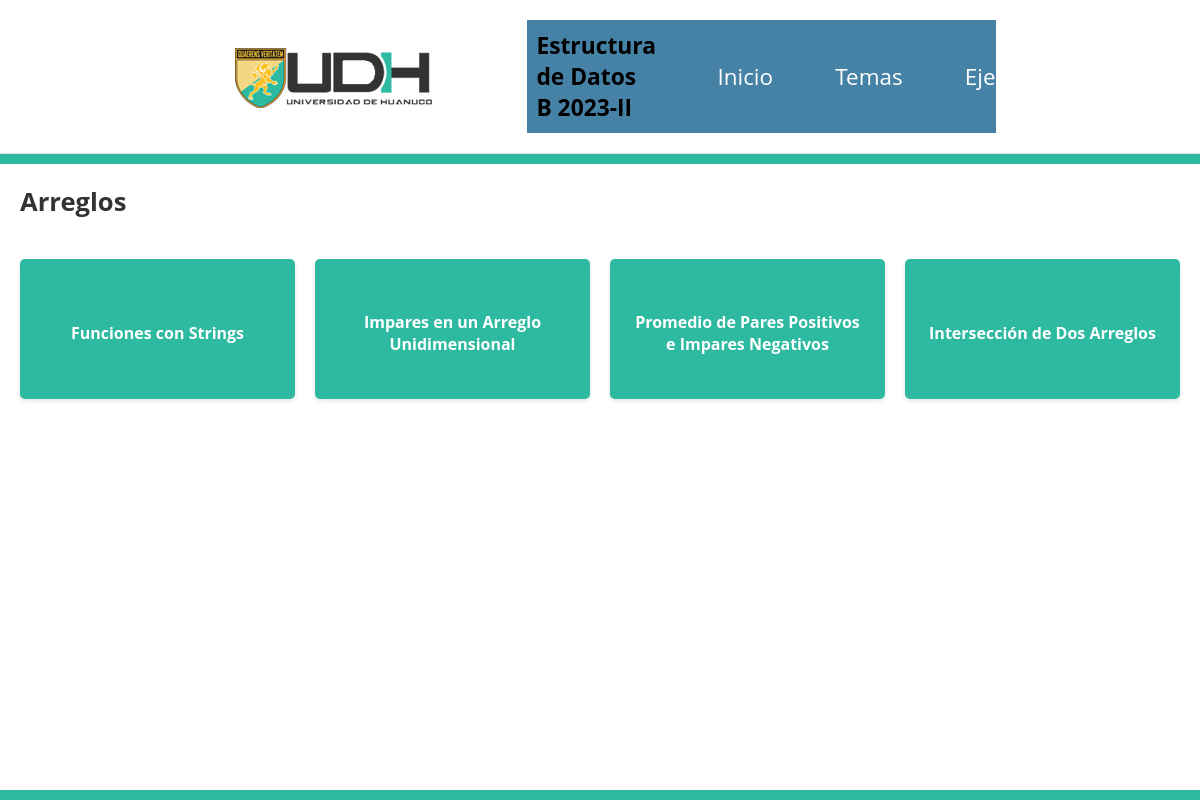
The app's page /ejercicios/Arreglos/, older data.
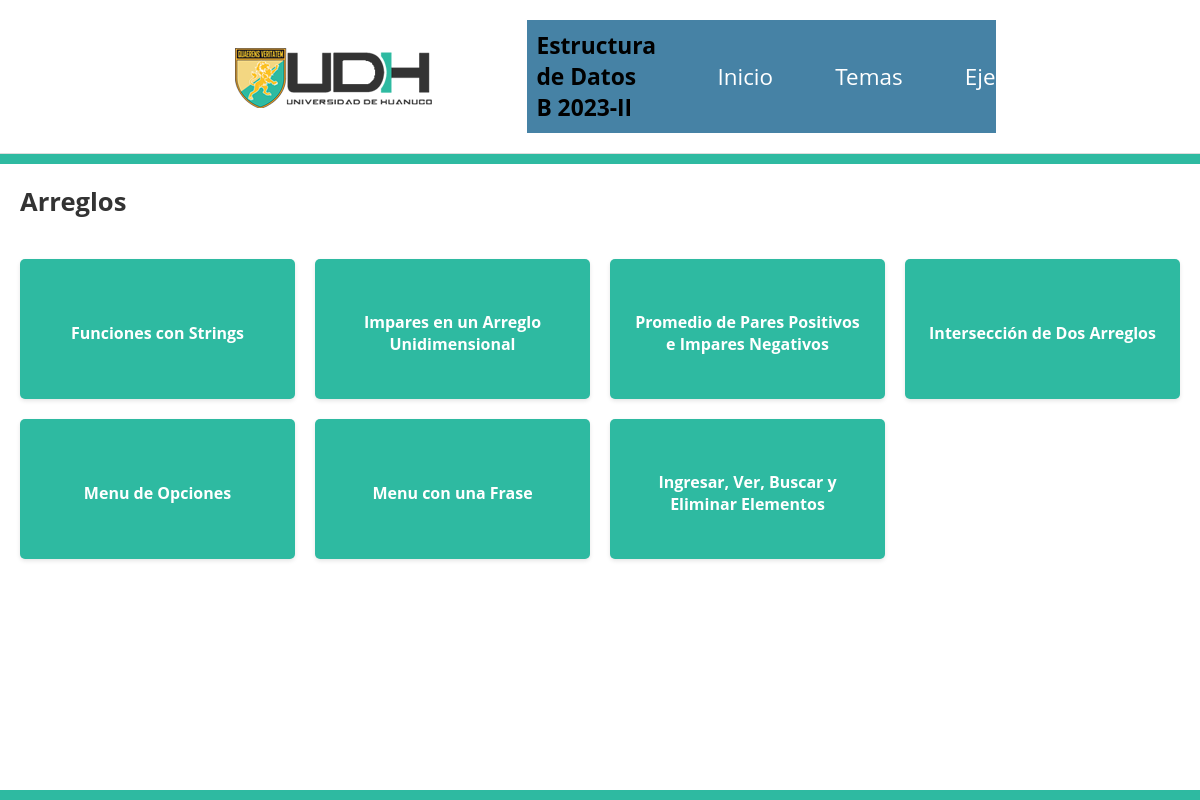
The same page, newer data.
### exercises/models.py (models this page shows, shortened)
class Categories(models.Model):
    name = models.CharField(max_length=15)
    summary = models.TextField(default='resumen')
    content = models.TextField(default='texto')

class Exercises(models.Model):
    category = models.ForeignKey(Categories, on_delete=models.CASCADE)
    title = models.CharField(max_length=100)
    desc = models.TextField()
    cpp_snippet = models.TextField()
    py_snippet = models.TextField()

### exercises/views.py (the view)
# urls.py: path('ejercicios/<str:category_name>/', exercise_list, name='lista'),
def exercise_list(request, category_name):
    category = get_object_or_404(Categories, name=category_name)
    exercise = Exercises.objects.filter(category=category)
    return render(request, 'exercise_list.html', {'category': category, 'exercise': exercise})

### templates/exercise_list.html
{% extends 'base.html' %}
{% block content %}
<h2>{{ category.name }}</h2>
<div class="category-grid-container">
    <div class="category-grid">
        {% for id in exercise %}
        <a href="{% url 'ejemplo' category.name id.title %}">
            <div class="category-card-ex">
                <h3>{{ id.title }}</h3>
            </div>
        </a>
        {% endfor %}
    </div>
</div>
{% endblock %}

### templates/base.html (shortened to what this page needs)
<!DOCTYPE html>
<html lang="en">
<head>
    {% load static %}
    <link rel="stylesheet" href="https://cdnjs.cloudflare.com/ajax/libs/highlight.js/11.7.0/styles/base16/ashes.min.css" />
    <link rel="stylesheet" href="{% static 'css/main.css' %}">
    <link rel="stylesheet" href="{% static 'css/exercise.css' %}">
</head>
<body>
    <header>
        <div class="desktop-nav-container">
            <img src="{% static 'img/logo.png' %}">
            <nav>
                <ul>
                    <li><h1>Estructura de Datos B 2023-II</h1></li>
                    <li><a href="{% url 'inicio' %}">Inicio</a></li>
                    <li><a href="{% url 'temas' %}">Temas</a></li>
                    <li><a href="{% url 'ejercicios' %}">Ejercicios</a></li>
                </ul>
            </nav>
        </div>
    </header>
    <main>
        {% block content %}
        {% endblock %}
    </main>
</body>
</html>

### exercises/static/css/main.css (style rules this page uses)
* { margin: 0; padding: 0; }
body { display: flex; flex-direction: column; min-height: 100vh; background-color: #ffffff; margin: 0; font-family: "Open Sans", "Helvetica Neue", Helvetica, Arial, sans-serif; }
main { padding: 20px; flex-grow: 1; border-top: solid 10px #2EBAA1; border-bottom: solid 10px #2EBAA1; }
ul { list-style: none; padding: 0; margin: 0; }
h2, p { color: #333; margin-bottom: 20px; }
h2 { font-size: 160%; }
a { text-decoration: none; }
.category-card, .category-card-ex { display: flex; flex-direction: column; justify-content: center; background-color: #2EBAA1; height: 120px; padding: 10px; border-radius: 5px; box-shadow: 0 2px 4px rgba(0, 0, 0, 0.1); text-align: center; transition: transform 0.2s ease, box-shadow 0.2s ease; }
.category-card-ex h3 { font-size: 100%; color: #fff; margin: 10px 10px 2px 10px; }
@media (min-width: 800px) { .desktop-nav-container { margin: 0 17% 0 17%; display: flex; } }
@media (min-width: 800px) { .desktop-nav-container img { margin-right: 50px; align-self: center; width: 20; } }
@media (min-width: 800px) { header { border-bottom: 1px solid #dddddd; padding: 20px 0 20px 0; } }
@media (min-width: 800px) { header nav { background-color: rgb(70, 130, 165); padding: 10px 0; width: 80%; } }
@media (min-width: 800px) { header nav ul { display: flex; width: auto; } }
@media (min-width: 800px) { header nav ul li { display: flex; justify-self: center; align-items: center; margin-left: 9%; font-size: 140%; } }
@media (min-width: 800px) { header nav ul li:first-child { font-size: 95%; font-weight: bold; margin-left: 2%; margin-right: 2%; width: fit-content; } }
@media (min-width: 800px) { header nav ul li a { color: #fff; text-decoration: none; padding: 10px; border-radius: 5px; transition: background-color 0.3s ease; } }
@media (min-width: 800px) { .category-grid { display: grid; grid-template-columns: repeat(4, 1fr); grid-gap: 20px; margin-top: 40px; } }

Row changes from the older to the newer data that the page shows:
added Exercises: title "Menu de Opciones"
added Exercises: title "Menu con una Frase"
added Exercises: title "Ingresar, Ver, Buscar y Eliminar Elementos"
